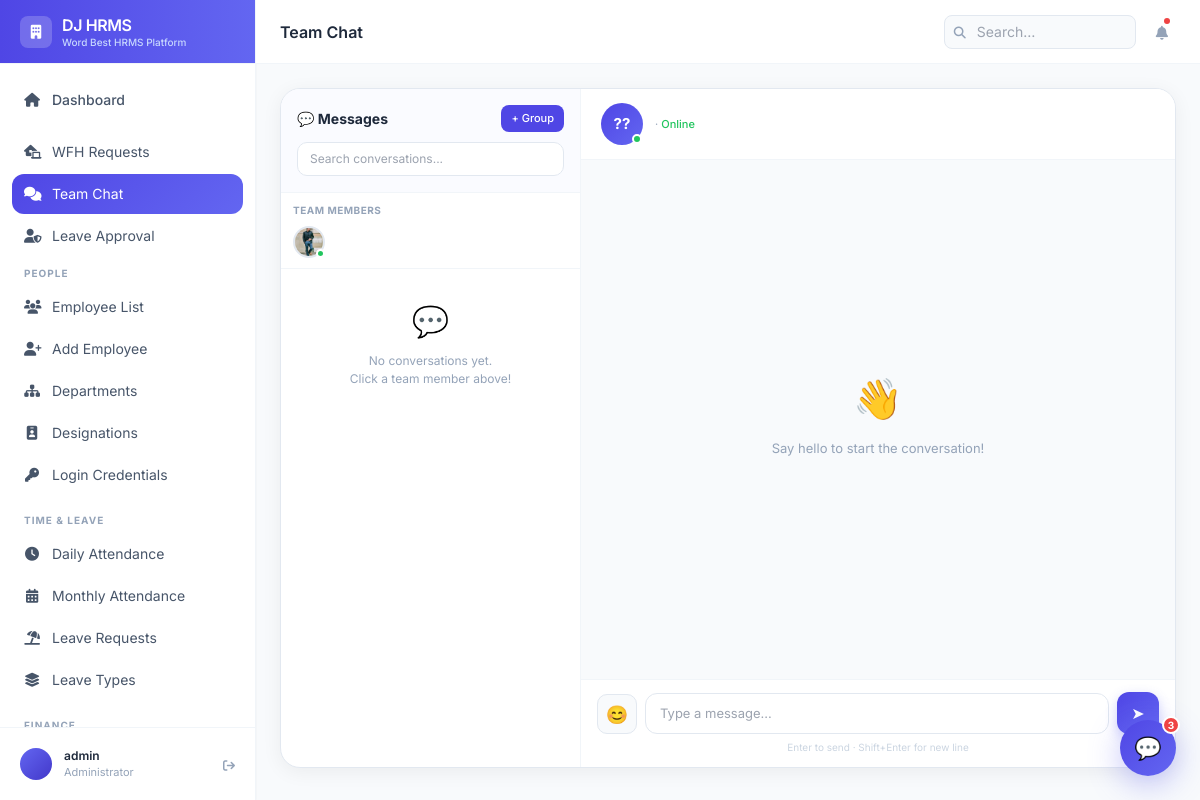
/messages/ (signed in), run on an earlier commit of the app's database.
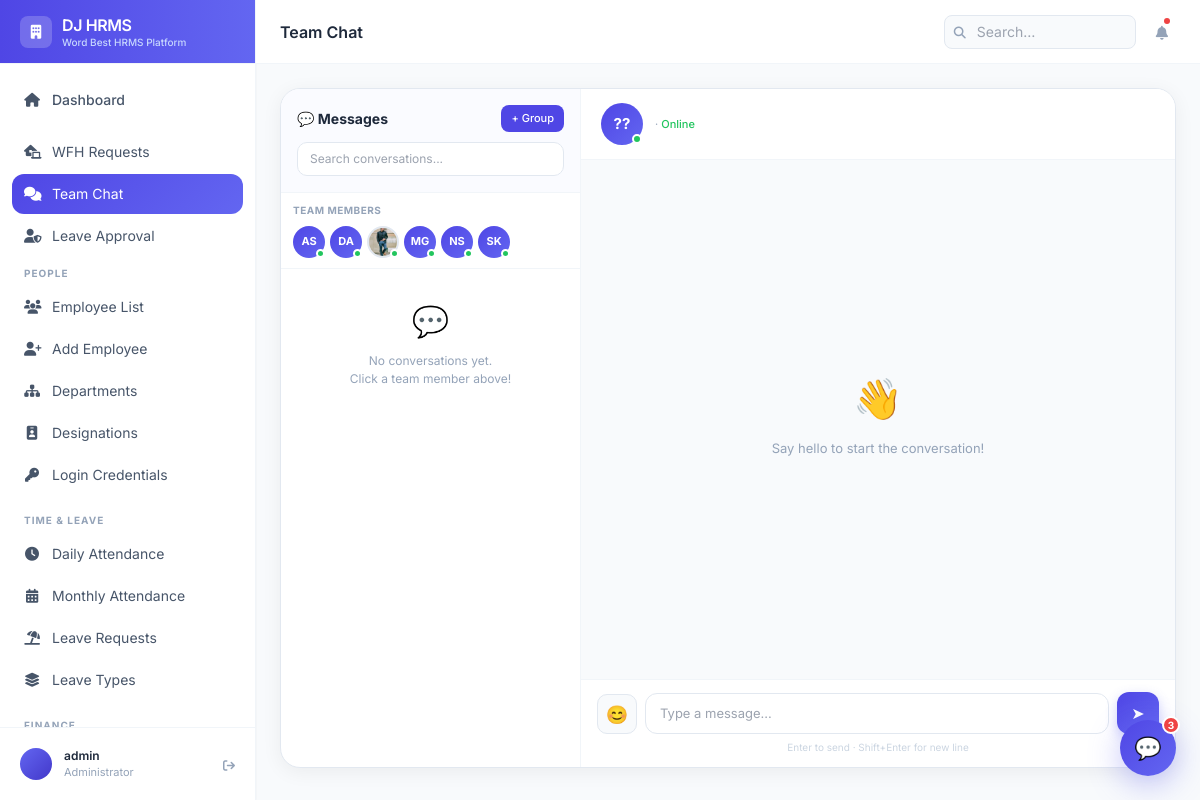
And on a later commit of the database.
### employees/models.py (models this page shows, shortened)
class Employee(models.Model):
    GENDER_CHOICES = [('M', 'Male'), ('F', 'Female'), ('O', 'Other')]
    STATUS_CHOICES = [
        ('active', 'Active'),
        ('inactive', 'Inactive'),
        ('on_leave', 'On Leave'),
        ('terminated', 'Terminated'),
    ]
    EMPLOYMENT_TYPE = [
        ('full_time', 'Full Time'),
        ('part_time', 'Part Time'),
        ('contract', 'Contract'),
        ('intern', 'Intern'),
    ]
    user = models.OneToOneField(User, on_delete=models.CASCADE, null=True, blank=True)
    employee_id = models.CharField(max_length=20, unique=True)
    first_name = models.CharField(max_length=50)
    last_name = models.CharField(max_length=50)
    email = models.EmailField(unique=True)
    phone = models.CharField(max_length=15, blank=True)
    date_of_birth = models.DateField(null=True, blank=True)
    gender = models.CharField(max_length=1, choices=GENDER_CHOICES, blank=True)
    photo = models.ImageField(upload_to='employee_photos/', null=True, blank=True)
    department = models.ForeignKey(Department, on_delete=models.SET_NULL, null=True, related_name='employees')
    designation = models.ForeignKey(Designation, on_delete=models.SET_NULL, null=True, related_name='employees')
    date_joined = models.DateField()
    employment_type = models.CharField(max_length=20, choices=EMPLOYMENT_TYPE, default='full_time')
    status = models.CharField(max_length=20, choices=STATUS_CHOICES, default='active')
    address = models.TextField(blank=True)
    emergency_contact_name = models.CharField(max_length=100, blank=True)
    emergency_contact_phone = models.CharField(max_length=15, blank=True)
    created_at = models.DateTimeField(auto_now_add=True)
    updated_at = models.DateTimeField(auto_now=True)
    @property
    def full_name(self):
        return f"{self.first_name} {self.last_name}"
    class Meta:
        ordering = ['first_name', 'last_name']

### messaging/views.py (the view, shortened to what this page needs)
# urls.py: path('', views.chat_home, name='chat_home'),
@login_required
def chat_home(request):
    conversations = Conversation.objects.filter(
        participants=request.user
    ).prefetch_related('participants').order_by('-updated_at')
    conv_data = []
    all_employees = Employee.objects.filter(
        status='active'
    ).select_related('user', 'department', 'designation').exclude(user=request.user)
    current_emp = get_employee_or_none(request.user)
    total_unread = sum(c['unread'] for c in conv_data)
    return render(request, 'messaging/chat_home.html', {
        'conv_data':     conv_data,
        'all_employees': all_employees,
        'current_emp':   current_emp,
        'total_unread':  total_unread,
    })

### messaging/views.py (called while the page is built)
def get_employee_or_none(user):
    try:
        return Employee.objects.select_related('department', 'designation').get(user=user)
    except Employee.DoesNotExist:
        return None

### templates/messaging/chat_home.html (shortened to what the changed rows need)
{% extends 'base.html' %}
{% block page_title %}Team Chat{% endblock %}
{% block content %}
<div style="height: calc(100vh - 120px); display: flex; gap: 0; background: white; border-radius: 20px; overflow: hidden; border: 1px solid #e2e8f0; box-shadow: 0 4px 20px rgba(0,0,0,0.06);">
  <div style="width: 300px; border-right: 1px solid #f1f5f9; display: flex; flex-direction: column; flex-shrink: 0;">
    <div style="padding: 16px; border-bottom: 1px solid #f1f5f9; background: #fafbff;">
      <div style="display: flex; align-items: center; justify-content: space-between; margin-bottom: 10px;">
        <h2 style="font-size: 14px; font-weight: 700; color: #1e293b; margin: 0;">💬 Messages</h2>
      </div>
    </div>
    <div style="padding: 10px 12px; border-bottom: 1px solid #f1f5f9;">
      <div style="display: flex; flex-wrap: wrap; gap: 5px;">
        {% for emp in all_employees %}
        {% if emp.user %}
        <a href="{% url 'open_chat' emp.user.id %}" title="{{ emp.full_name }}"
          style="text-decoration: none;">
          <div style="position: relative;">
            {% if emp.photo %}
              <img src="{{ emp.photo.url }}" style="width: 32px; height: 32px; border-radius: 50%; object-fit: cover; border: 2px solid #e2e8f0;">
            {% else %}
              <div style="width: 32px; height: 32px; border-radius: 50%; background: linear-gradient(135deg, #4f46e5, #6366f1); color: white; font-size: 11px; font-weight: 700; display: flex; align-items: center; justify-content: center;">
                {{ emp.first_name|first|upper }}{{ emp.last_name|first|upper }}
              </div>
            {% endif %}
            <span style="position: absolute; bottom: 0; right: 0; width: 9px; height: 9px; background: #22c55e; border-radius: 50%; border: 2px solid white;"></span>
          </div>
        </a>
        {% endif %}
        {% endfor %}
      </div>
    </div>
  </div>
</div>
{% endblock %}

What changed in the data, as far as the page shows it:
added Employee: first_name|first "A", last_name|first "S"
added Employee: first_name|first "D", last_name|first "A"
added Employee: first_name|first "M", last_name|first "G"
added Employee: first_name|first "N", last_name|first "S"
added Employee: first_name|first "S", last_name|first "K"
